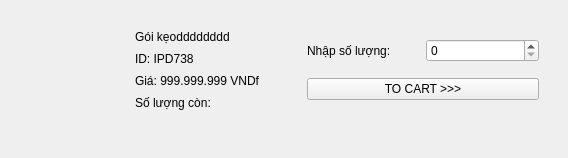
             <widget class="QWidget" name="scrollAreaWidgetContents_5">
              <property name="geometry">
               <rect>
                <x>0</x>
                <y>0</y>
                <width>568</width>
                <height>158</height>
               </rect>
              </property>
              <layout class="QVBoxLayout" name="verticalLayout_26">
               <item>
                <widget class="QWidget" name="item_M2" native="true">
                 <property name="minimumSize">
                  <size>
                   <width>0</width>
                   <height>0</height>
                  </size>
                 </property>
                 <property name="maximumSize">
                  <size>
                   <width>16777215</width>
                   <height>130</height>
                  </size>
                 </property>
                 <layout class="QHBoxLayout" name="horizontalLayout_32">
                  <item>
                   <widget class="QLabel" name="item_image_M2">
                    <property name="minimumSize">
                     <size>
                      <width>100</width>
                      <height>100</height>
                     </size>
                    </property>
                    <property name="maximumSize">
                     <size>
                      <width>100</width>
                      <height>100</height>
                     </size>
                    </property>
                    <property name="styleSheet">
                     <string notr="true">image: url(:/newPrefix/images/Products/1.jpg);</string>
                    </property>
                    <property name="text">
                     <string/>
                    </property>
                   </widget>
                  </item>
                  <item>
                   <widget class="QWidget" name="widget_20" native="true">
                    <layout class="QVBoxLayout" name="verticalLayout_27">
                     <item>
                      <widget class="QLabel" name="item_name_M2">
                       <property name="text">
                        <string>Gói kẹodddddddd</string>
                       </property>
                      </widget>
                     </item>
                     <item>
                      <widget class="QLabel" name="item_id_M2">
                       <property name="text">
                        <string>ID: IPD738</string>
                       </property>
                      </widget>
                     </item>
                     <item>
                      <widget class="QLabel" name="item_price_M2">
                       <property name="text">
                        <string>Giá: 999.999.999 VNDf</string>
                       </property>
                      </widget>
                     </item>
                     <item>
                      <widget class="QLabel" name="item_quantity_RM_M2">
                       <property name="text">
                        <string>Số lượng còn: </string>
                       </property>
                      </widget>
                     </item>
                    </layout>
                   </widget>
                  </item>
                  <item>
                   <spacer name="horizontalSpacer_21">
                    <property name="orientation">
                     <enum>Qt::Horizontal</enum>
                    </property>
                    <property name="sizeHint" stdset="0">
                     <size>
                      <width>448</width>
                      <height>20</height>
                     </size>
                    </property>
                   </spacer>
                  </item>
                  <item>
                   <widget class="QWidget" name="widget_21" native="true">
                    <property name="minimumSize">
                     <size>
                      <width>250</width>
                      <height>0</height>
                     </size>
                    </property>
                    <layout class="QVBoxLayout" name="verticalLayout_28">
                     <item>
                      <layout class="QHBoxLayout" name="horizontalLayout_33">
                       <item>
                        <widget class="QLabel" name="item_label_M2">
                         <property name="text">
                          <string>Nhập số lượng:</string>
                         </property>
                        </widget>
                       </item>
                       <item>
                        <widget class="QSpinBox" name="item_quantity_input_M2"/>
                       </item>
                      </layout>
                     </item>
                     <item>
                      <layout class="QHBoxLayout" name="horizontalLayout_34">
                       <item>
                        <widget class="QPushButton" name="item_btn_add_M2">
                         <property name="text">
                          <string>TO CART &gt;&gt;&gt;</string>
                         </property>
                        </widget>
                       </item>
                      </layout>
                     </item>
                    </layout>
                   </widget>
                  </item>
                 </layout>
                </widget>
               </item>
               <item>
                <spacer name="verticalSpacer_7">
                 <property name="orientation">
                  <enum>Qt::Vertical</enum>
                 </property>
                 <property name="sizeHint" stdset="0">
                  <size>
                   <width>20</width>
                   <height>40</height>
                  </size>
                 </property>
                </spacer>
               </item>
              </layout>
             </widget>
